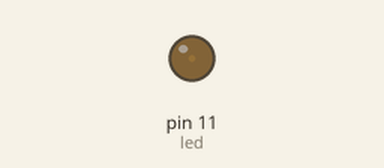
Recording of a sketch running on a simulated Arduino Uno, built with avr-gcc and run on an emulated ATmega328P. Shown: output pins drawn as LEDs (lit = HIGH).

Above: at 0.05 s.
At 0.65 s:
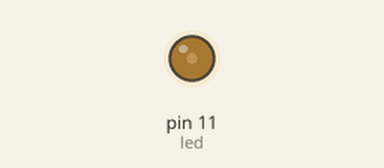
At 1.3 s:
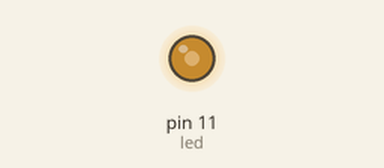
At 2.55 s:
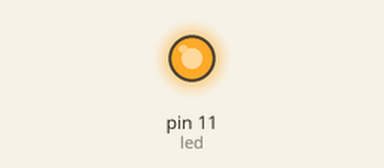
Timing chart, 0 to 5.9 s (numbered marks = the images above):
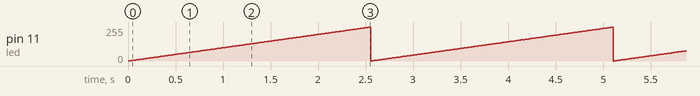

The sketch:

01c_code.ino
```cpp
// Cyklus do while
int led = 11;

void setup() {
  pinMode(led, OUTPUT);
}

void loop() {
  int i = 0;
  do {
    analogWrite(led, i);
    delay(10);
    i++;
  }
  while (i < 255);
}
```

Measured:
- by itself, pin 11 (led): ramps from 0/255 to 254/255 and jumps back, once every 2.6 s
